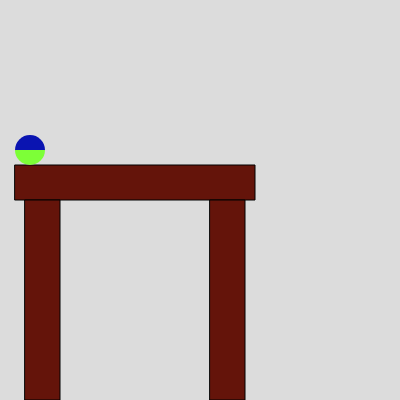
Frame 1 (no input)
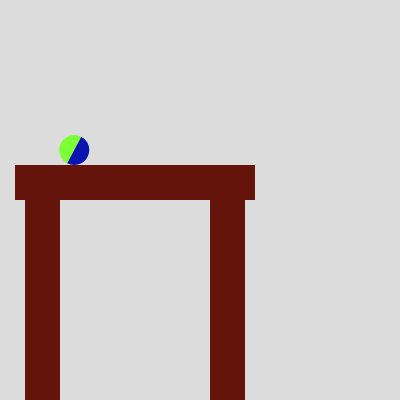
Frame 60 (no input)
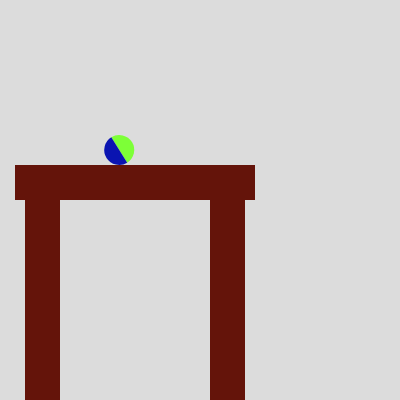
Frame 120 (the mouse pressed at the canvas centre since frame 60)

The p5.js sketch that drew these frames (run headless with seeded random() and noise() and a simulated clock; from frame 60 on, the mouse is pressed at the canvas centre):

// p5.js sketch
// ── sketch.js
var counter = 0
var xCords = 30
var yCords = 150
var speeddrop = 1
var angle = 0

function setup() {
  createCanvas(400, 400);
  angleMode(DEGREES);
}

function draw() {
  background(220);
  
  counter ++;
  
  //Table top
  fill(100,20,10)
  rect(15,165,240,35)
  
  rect(25,200,35,200)
  
  rect(210,200,35,200)
  fill(125,255,55)
  noStroke()
  
  push()
  translate(xCords,yCords)/*Makes the ball move left and down*/
  rotate(angle)
  arc(0, 0, 30, 30, 0, 180,PIE)/*Green Semi Circle*/
  fill(10,20,177)
  arc(0, 0, 30, 30, 180, 360,PIE)/*Blue Semi Circle*/
  angle +=2
  pop()
  
  //moved ball
  if (counter < 315){ xCords += 0.75} 
  //falling state
  else if (counter>315){ xCords += 0.5;
          xCords += speeddrop/4;
          yCords += speeddrop;
          speeddrop += 0.04 }


}
